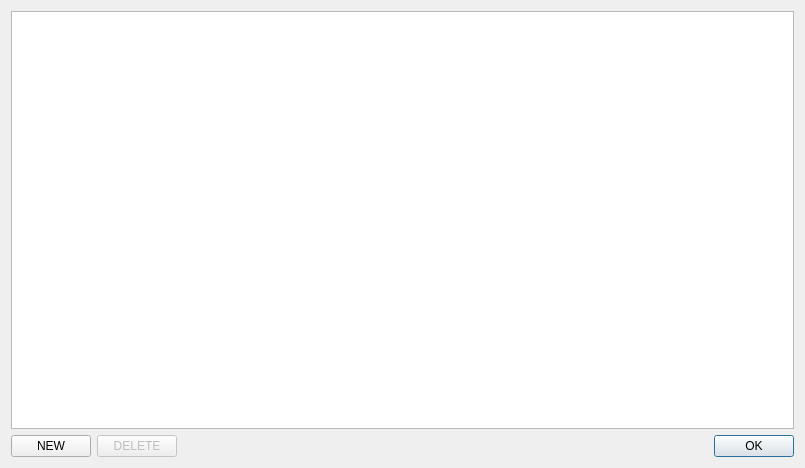
<?xml version="1.0" encoding="UTF-8"?>
<ui version="4.0">
 <class>DialogDirectories</class>
 <widget class="QDialog" name="DialogDirectories">
  <property name="geometry">
   <rect>
    <x>0</x>
    <y>0</y>
    <width>805</width>
    <height>468</height>
   </rect>
  </property>
  <property name="windowTitle">
   <string>Directories</string>
  </property>
  <layout class="QVBoxLayout" name="verticalLayout">
   <item>
    <widget class="QTableView" name="tableViewDirectories">
     <property name="editTriggers">
      <set>QAbstractItemView::NoEditTriggers</set>
     </property>
     <property name="selectionMode">
      <enum>QAbstractItemView::SingleSelection</enum>
     </property>
     <property name="selectionBehavior">
      <enum>QAbstractItemView::SelectRows</enum>
     </property>
     <attribute name="horizontalHeaderStretchLastSection">
      <bool>true</bool>
     </attribute>
     <attribute name="verticalHeaderVisible">
      <bool>false</bool>
     </attribute>
    </widget>
   </item>
   <item>
    <layout class="QHBoxLayout" name="horizontalLayout">
     <item>
      <widget class="QPushButton" name="pushButtonNew">
       <property name="text">
        <string>NEW</string>
       </property>
      </widget>
     </item>
     <item>
      <widget class="QPushButton" name="pushButtonDelete">
       <property name="enabled">
        <bool>false</bool>
       </property>
       <property name="text">
        <string>DELETE</string>
       </property>
      </widget>
     </item>
     <item>
      <spacer name="horizontalSpacer">
       <property name="orientation">
        <enum>Qt::Horizontal</enum>
       </property>
       <property name="sizeHint" stdset="0">
        <size>
         <width>40</width>
         <height>20</height>
        </size>
       </property>
      </spacer>
     </item>
     <item>
      <widget class="QDialogButtonBox" name="buttonBox">
       <property name="standardButtons">
        <set>QDialogButtonBox::Ok</set>
       </property>
      </widget>
     </item>
    </layout>
   </item>
  </layout>
 </widget>
 <resources/>
 <connections>
  <connection>
   <sender>buttonBox</sender>
   <signal>accepted()</signal>
   <receiver>DialogDirectories</receiver>
   <slot>accept()</slot>
   <hints>
    <hint type="sourcelabel">
     <x>706</x>
     <y>433</y>
    </hint>
    <hint type="destinationlabel">
     <x>406</x>
     <y>233</y>
    </hint>
   </hints>
  </connection>
 </connections>
</ui>
